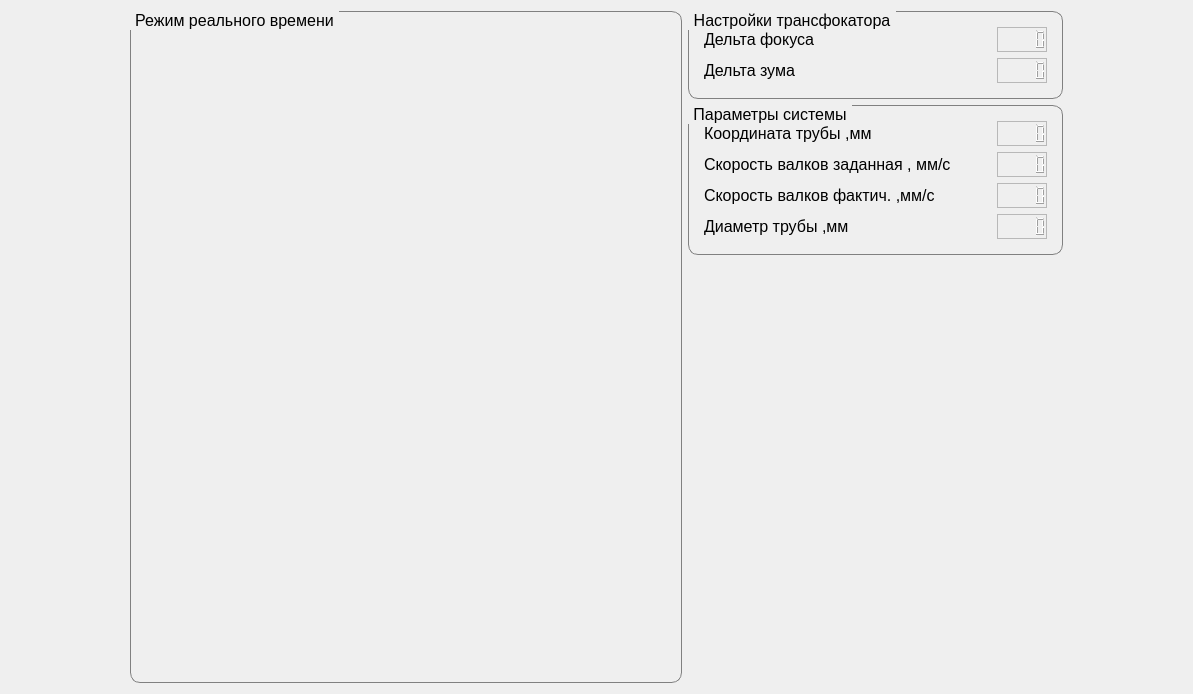
      <widget class="QWidget" name="page_4">
       <layout class="QHBoxLayout" name="horizontalLayout_6">
        <item>
         <spacer name="horizontalSpacer_4">
          <property name="orientation">
           <enum>Qt::Horizontal</enum>
          </property>
          <property name="sizeHint" stdset="0">
           <size>
            <width>119</width>
            <height>20</height>
           </size>
          </property>
         </spacer>
        </item>
        <item>
         <layout class="QHBoxLayout" name="horizontalLayout_5">
          <item>
           <widget class="QGroupBox" name="groupBox_11">
            <property name="sizePolicy">
             <sizepolicy hsizetype="Expanding" vsizetype="Expanding">
              <horstretch>0</horstretch>
              <verstretch>0</verstretch>
             </sizepolicy>
            </property>
            <property name="font">
             <font>
              <pointsize>12</pointsize>
             </font>
            </property>
            <property name="styleSheet">
             <string notr="true">QGroupBox {
    border: 1px solid gray;
    border-radius:10px;
    margin-top: 4ex; /* leave space at the top for the title */
}

QGroupBox::title {
    subcontrol-origin: margin;
    subcontrol-position: top left; /* position at the top */
    padding:0 3px;
  
}</string>
            </property>
            <property name="title">
             <string>Режим реального времени</string>
            </property>
            <property name="alignment">
             <set>Qt::AlignLeading|Qt::AlignLeft|Qt::AlignVCenter</set>
            </property>
            <layout class="QVBoxLayout" name="verticalLayout_2">
             <property name="leftMargin">
              <number>15</number>
             </property>
             <property name="topMargin">
              <number>15</number>
             </property>
             <property name="rightMargin">
              <number>15</number>
             </property>
             <property name="bottomMargin">
              <number>15</number>
             </property>
             <item>
              <widget class="QLabel" name="l_Current_img_2">
               <property name="sizePolicy">
                <sizepolicy hsizetype="Expanding" vsizetype="Expanding">
                 <horstretch>0</horstretch>
                 <verstretch>0</verstretch>
                </sizepolicy>
               </property>
               <property name="minimumSize">
                <size>
                 <width>520</width>
                 <height>640</height>
                </size>
               </property>
               <property name="maximumSize">
                <size>
                 <width>520</width>
                 <height>640</height>
                </size>
               </property>
               <property name="font">
                <font>
                 <pointsize>8</pointsize>
                </font>
               </property>
               <property name="text">
                <string/>
               </property>
               <property name="pixmap">
                <pixmap>2023-01-09_22-09-00.png</pixmap>
               </property>
               <property name="scaledContents">
                <bool>true</bool>
               </property>
               <property name="alignment">
                <set>Qt::AlignCenter</set>
               </property>
              </widget>
             </item>
            </layout>
           </widget>
          </item>
          <item>
           <layout class="QVBoxLayout" name="verticalLayout_4">
            <item>
             <widget class="QGroupBox" name="groupBox_12">
              <property name="font">
               <font>
                <family>Segoe UI</family>
                <pointsize>12</pointsize>
               </font>
              </property>
              <property name="styleSheet">
               <string notr="true">QGroupBox {
    border: 1px solid gray;
    border-radius:10px;
    margin-top: 4ex; /* leave space at the top for the title */
}

QGroupBox::title {
    subcontrol-origin: margin;
    subcontrol-position: top left; /* position at the top */
    padding:0 3px;
  
}</string>
              </property>
              <property name="title">
               <string>Настройки трансфокатора</string>
              </property>
              <property name="alignment">
               <set>Qt::AlignLeading|Qt::AlignLeft|Qt::AlignVCenter</set>
              </property>
              <layout class="QVBoxLayout" name="verticalLayout_3">
               <property name="leftMargin">
                <number>15</number>
               </property>
               <property name="topMargin">
                <number>15</number>
               </property>
               <property name="rightMargin">
                <number>15</number>
               </property>
               <property name="bottomMargin">
                <number>15</number>
               </property>
               <item>
                <layout class="QHBoxLayout" name="horizontalLayout_43">
                 <item>
                  <widget class="QLabel" name="label_45">
                   <property name="minimumSize">
                    <size>
                     <width>0</width>
                     <height>0</height>
                    </size>
                   </property>
                   <property name="font">
                    <font>
                     <family>Segoe UI</family>
                     <pointsize>12</pointsize>
                    </font>
                   </property>
                   <property name="text">
                    <string>Дельта фокуса</string>
                   </property>
                  </widget>
                 </item>
                 <item>
                  <spacer name="horizontalSpacer_10">
                   <property name="orientation">
                    <enum>Qt::Horizontal</enum>
                   </property>
                   <property name="sizeHint" stdset="0">
                    <size>
                     <width>40</width>
                     <height>20</height>
                    </size>
                   </property>
                  </spacer>
                 </item>
                 <item>
                  <widget class="QLCDNumber" name="lcd_Focus_Delta">
                   <property name="minimumSize">
                    <size>
                     <width>50</width>
                     <height>25</height>
                    </size>
                   </property>
                   <property name="maximumSize">
                    <size>
                     <width>50</width>
                     <height>25</height>
                    </size>
                   </property>
                   <property name="font">
                    <font>
                     <family>Segoe UI</family>
                     <pointsize>15</pointsize>
                    </font>
                   </property>
                   <property name="frameShape">
                    <enum>QFrame::StyledPanel</enum>
                   </property>
                   <property name="lineWidth">
                    <number>1</number>
                   </property>
                   <property name="digitCount">
                    <number>5</number>
                   </property>
                  </widget>
                 </item>
                </layout>
               </item>
               <item>
                <layout class="QHBoxLayout" name="horizontalLayout_44">
                 <item>
                  <widget class="QLabel" name="label_46">
                   <property name="minimumSize">
                    <size>
                     <width>0</width>
                     <height>0</height>
                    </size>
                   </property>
                   <property name="font">
                    <font>
                     <family>Segoe UI</family>
                     <pointsize>12</pointsize>
                    </font>
                   </property>
                   <property name="text">
                    <string>Дельта зума</string>
                   </property>
                  </widget>
                 </item>
                 <item>
                  <spacer name="horizontalSpacer_11">
                   <property name="orientation">
                    <enum>Qt::Horizontal</enum>
                   </property>
                   <property name="sizeHint" stdset="0">
                    <size>
                     <width>40</width>
                     <height>20</height>
                    </size>
                   </property>
                  </spacer>
                 </item>
                 <item>
                  <widget class="QLCDNumber" name="lcd_Zoom_Delta">
                   <property name="minimumSize">
                    <size>
                     <width>50</width>
                     <height>25</height>
                    </size>
                   </property>
                   <property name="maximumSize">
                    <size>
                     <width>50</width>
                     <height>25</height>
                    </size>
                   </property>
                   <property name="font">
                    <font>
                     <family>Segoe UI</family>
                     <pointsize>15</pointsize>
                    </font>
                   </property>
                   <property name="frameShape">
                    <enum>QFrame::StyledPanel</enum>
                   </property>
                   <property name="lineWidth">
                    <number>1</number>
                   </property>
                   <property name="digitCount">
                    <number>5</number>
                   </property>
                  </widget>
                 </item>
                </layout>
               </item>
              </layout>
             </widget>
            </item>
            <item>
             <widget class="QGroupBox" name="groupBox_14">
              <property name="sizePolicy">
               <sizepolicy hsizetype="Preferred" vsizetype="Preferred">
                <horstretch>0</horstretch>
                <verstretch>0</verstretch>
               </sizepolicy>
              </property>
              <property name="font">
               <font>
                <pointsize>12</pointsize>
               </font>
              </property>
              <property name="styleSheet">
               <string notr="true">QGroupBox {
    border: 1px solid gray;
    border-radius:10px;
    margin-top: 4ex; /* leave space at the top for the title */
}

QGroupBox::title {
    subcontrol-origin: margin;
    subcontrol-position: top left; /* position at the top */
    padding:0 3px;
  
}</string>
              </property>
              <property name="title">
               <string>Параметры системы</string>
              </property>
              <property name="alignment">
               <set>Qt::AlignLeading|Qt::AlignLeft|Qt::AlignVCenter</set>
              </property>
              <layout class="QVBoxLayout" name="verticalLayout_5">
               <property name="leftMargin">
                <number>15</number>
               </property>
               <property name="topMargin">
                <number>15</number>
               </property>
               <property name="rightMargin">
                <number>15</number>
               </property>
               <property name="bottomMargin">
                <number>15</number>
               </property>
               <item>
                <layout class="QHBoxLayout" name="horizontalLayout_49">
                 <item>
                  <widget class="QLabel" name="label_51">
                   <property name="sizePolicy">
                    <sizepolicy hsizetype="Expanding" vsizetype="Preferred">
                     <horstretch>0</horstretch>
                     <verstretch>0</verstretch>
                    </sizepolicy>
                   </property>
                   <property name="font">
                    <font>
                     <family>Segoe UI</family>
                     <pointsize>12</pointsize>
                    </font>
                   </property>
                   <property name="text">
                    <string>Координата трубы ,мм</string>
                   </property>
                   <property name="textFormat">
                    <enum>Qt::AutoText</enum>
                   </property>
                   <property name="indent">
                    <number>-1</number>
                   </property>
                  </widget>
                 </item>
                 <item>
                  <spacer name="horizontalSpacer_17">
                   <property name="orientation">
                    <enum>Qt::Horizontal</enum>
                   </property>
                   <property name="sizeHint" stdset="0">
                    <size>
                     <width>40</width>
                     <height>20</height>
                    </size>
                   </property>
                  </spacer>
                 </item>
                 <item>
                  <widget class="QLCDNumber" name="lcd_Pos_UZK_2">
                   <property name="minimumSize">
                    <size>
                     <width>50</width>
                     <height>25</height>
                    </size>
                   </property>
                   <property name="maximumSize">
                    <size>
                     <width>50</width>
                     <height>25</height>
                    </size>
                   </property>
                   <property name="font">
                    <font>
                     <family>Segoe UI</family>
                     <pointsize>15</pointsize>
                     <weight>50</weight>
                     <bold>false</bold>
                     <stylestrategy>PreferDefault</stylestrategy>
                    </font>
                   </property>
                   <property name="frameShape">
                    <enum>QFrame::StyledPanel</enum>
                   </property>
                   <property name="lineWidth">
                    <number>1</number>
                   </property>
                   <property name="midLineWidth">
                    <number>0</number>
                   </property>
                   <property name="digitCount">
                    <number>5</number>
                   </property>
                  </widget>
                 </item>
                </layout>
               </item>
               <item>
                <layout class="QHBoxLayout" name="horizontalLayout_50">
                 <item>
                  <widget class="QLabel" name="label_52">
                   <property name="sizePolicy">
                    <sizepolicy hsizetype="Expanding" vsizetype="Preferred">
                     <horstretch>0</horstretch>
                     <verstretch>0</verstretch>
                    </sizepolicy>
                   </property>
                   <property name="font">
                    <font>
                     <family>Segoe UI</family>
                     <pointsize>12</pointsize>
                    </font>
                   </property>
                   <property name="text">
                    <string>Скорость валков заданная , мм/с</string>
                   </property>
                  </widget>
                 </item>
                 <item>
                  <spacer name="horizontalSpacer_18">
                   <property name="orientation">
                    <enum>Qt::Horizontal</enum>
                   </property>
                   <property name="sizeHint" stdset="0">
                    <size>
                     <width>40</width>
                     <height>20</height>
                    </size>
                   </property>
                  </spacer>
                 </item>
                 <item>
                  <widget class="QLCDNumber" name="lcd_RollersSpeedSet_2">
                   <property name="minimumSize">
                    <size>
                     <width>50</width>
                     <height>25</height>
                    </size>
                   </property>
                   <property name="maximumSize">
                    <size>
                     <width>50</width>
                     <height>25</height>
                    </size>
                   </property>
                   <property name="font">
                    <font>
                     <family>Segoe UI</family>
                     <pointsize>15</pointsize>
                    </font>
                   </property>
                   <property name="frameShape">
                    <enum>QFrame::StyledPanel</enum>
                   </property>
                   <property name="lineWidth">
                    <number>1</number>
                   </property>
                   <property name="digitCount">
                    <number>5</number>
                   </property>
                  </widget>
                 </item>
                </layout>
               </item>
               <item>
                <layout class="QHBoxLayout" name="horizontalLayout_51">
                 <item>
                  <widget class="QLabel" name="label_53">
                   <property name="sizePolicy">
                    <sizepolicy hsizetype="Expanding" vsizetype="Preferred">
                     <horstretch>0</horstretch>
                     <verstretch>0</verstretch>
                    </sizepolicy>
                   </property>
                   <property name="font">
                    <font>
                     <family>Segoe UI</family>
                     <pointsize>12</pointsize>
                    </font>
                   </property>
                   <property name="text">
                    <string>Скорость валков фактич. ,мм/с</string>
                   </property>
                  </widget>
                 </item>
                 <item>
                  <spacer name="horizontalSpacer_19">
                   <property name="orientation">
                    <enum>Qt::Horizontal</enum>
                   </property>
                   <property name="sizeHint" stdset="0">
                    <size>
                     <width>40</width>
                     <height>20</height>
                    </size>
                   </property>
                  </spacer>
                 </item>
                 <item>
                  <widget class="QLCDNumber" name="lcd_RollersSpeedAkt_2">
                   <property name="minimumSize">
                    <size>
                     <width>50</width>
                     <height>25</height>
                    </size>
                   </property>
                   <property name="maximumSize">
                    <size>
                     <width>50</width>
                     <height>25</height>
                    </size>
                   </property>
                   <property name="font">
                    <font>
                     <family>Segoe UI</family>
                     <pointsize>15</pointsize>
                    </font>
                   </property>
                   <property name="frameShape">
                    <enum>QFrame::StyledPanel</enum>
                   </property>
                   <property name="lineWidth">
                    <number>1</number>
                   </property>
                   <property name="smallDecimalPoint">
                    <bool>false</bool>
                   </property>
                   <property name="digitCount">
                    <number>5</number>
                   </property>
                  </widget>
                 </item>
                </layout>
               </item>
               <item>
                <layout class="QHBoxLayout" name="horizontalLayout_52">
                 <item>
                  <widget class="QLabel" name="label_54">
                   <property name="sizePolicy">
                    <sizepolicy hsizetype="Expanding" vsizetype="Preferred">
                     <horstretch>0</horstretch>
                     <verstretch>0</verstretch>
                    </sizepolicy>
                   </property>
                   <property name="font">
                    <font>
                     <family>Segoe UI</family>
                     <pointsize>12</pointsize>
                    </font>
                   </property>
                   <property name="text">
                    <string>Диаметр трубы ,мм</string>
                   </property>
                  </widget>
                 </item>
                 <item>
                  <spacer name="horizontalSpacer_20">
                   <property name="orientation">
                    <enum>Qt::Horizontal</enum>
                   </property>
                   <property name="sizeHint" stdset="0">
                    <size>
                     <width>40</width>
                     <height>20</height>
                    </size>
                   </property>
                  </spacer>
                 </item>
                 <item>
                  <widget class="QLCDNumber" name="lcd_Diam_2">
                   <property name="minimumSize">
                    <size>
                     <width>50</width>
                     <height>25</height>
                    </size>
                   </property>
                   <property name="maximumSize">
                    <size>
                     <width>50</width>
                     <height>25</height>
                    </size>
                   </property>
                   <property name="font">
                    <font>
                     <family>Segoe UI</family>
                     <pointsize>15</pointsize>
                    </font>
                   </property>
                   <property name="frameShape">
                    <enum>QFrame::StyledPanel</enum>
                   </property>
                   <property name="lineWidth">
                    <number>1</number>
                   </property>
                   <property name="digitCount">
                    <number>5</number>
                   </property>
                  </widget>
                 </item>
                </layout>
               </item>
              </layout>
             </widget>
            </item>
            <item>
             <spacer name="verticalSpacer">
              <property name="orientation">
               <enum>Qt::Vertical</enum>
              </property>
              <property name="sizeHint" stdset="0">
               <size>
                <width>20</width>
                <height>40</height>
               </size>
              </property>
             </spacer>
            </item>
           </layout>
          </item>
         </layout>
        </item>
        <item>
         <spacer name="horizontalSpacer_3">
          <property name="orientation">
           <enum>Qt::Horizontal</enum>
          </property>
          <property name="sizeHint" stdset="0">
           <size>
            <width>119</width>
            <height>20</height>
           </size>
          </property>
         </spacer>
        </item>
       </layout>
      </widget>
